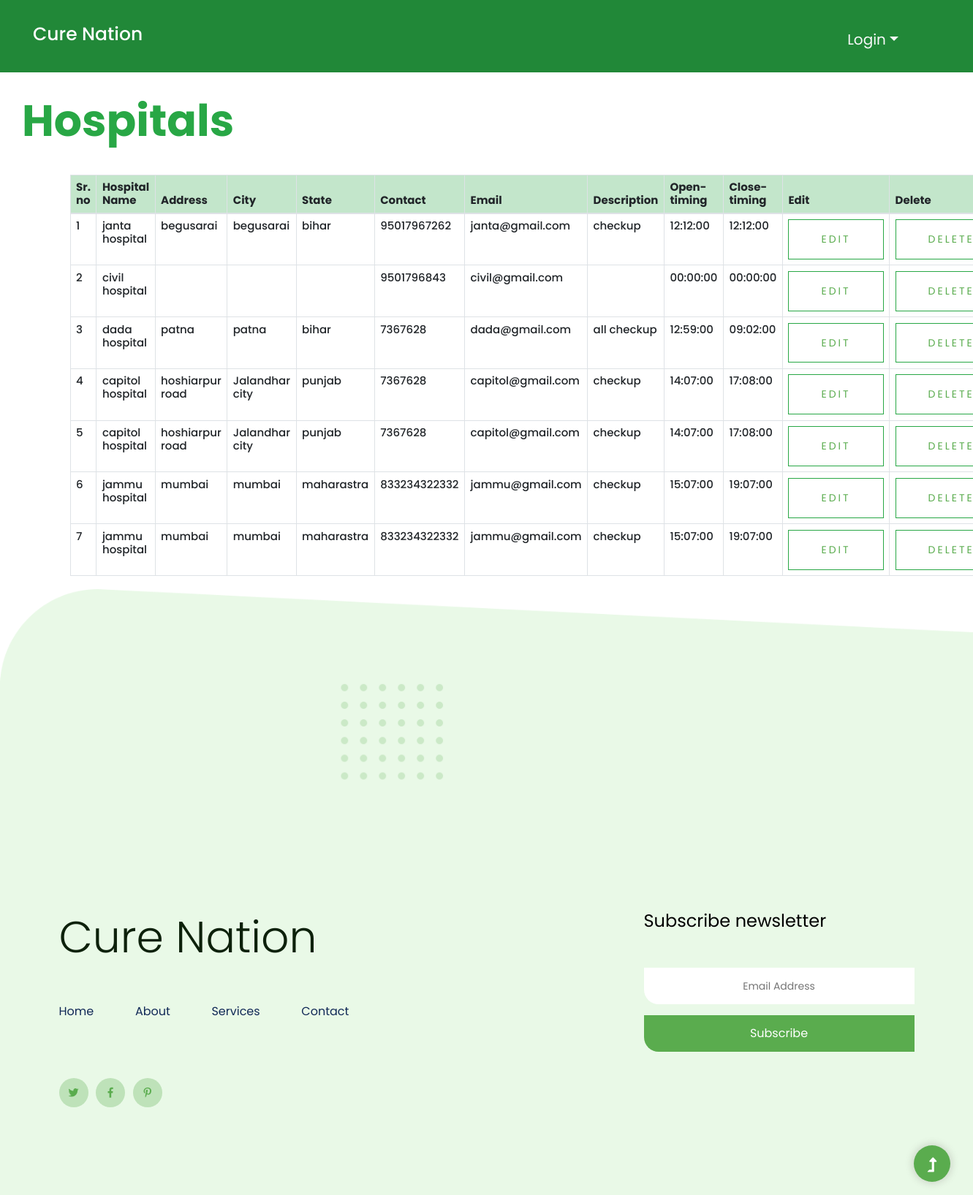
Page /admin/select_hospital.php on the committed database.
### tables this page shows
CREATE TABLE `hospital` (
  `id` int(11) NOT NULL,
  `hospital_name` varchar(255) NOT NULL,
  `email` varchar(255) NOT NULL,
  `password` varchar(255) NOT NULL,
  `phone` varchar(30) NOT NULL,
  `opentiming` time NOT NULL,
  `closetiming` time NOT NULL,
  `description` varchar(255) NOT NULL,
  `state` varchar(255) NOT NULL,
  `city` varchar(255) NOT NULL,
  `address` varchar(255) NOT NULL,
  `status` varchar(50) NOT NULL,
  `created_at` timestamp NOT NULL DEFAULT current_timestamp()
);

### admin/select_hospital.php (the view, shortened to what this page needs)
<?php
require('header.php');
?>
<main>
    <div class="py-5">
        <div class="row">
            <div class="col-md-6 mx-5">
                <div class="titlepage mx-auto">
                    <h3 class="display-1 font-weight-bold text-success">Hospitals</h3>
                </div>
            </div>
        </div>
    </div>
    <section class="contact-section py-1">
        <div class="container h4">
            <div class="row">
                <div class="col-lg-12">
                    <form class="form-contact contact_form" action="" method="post" id="request" novalidate="novalidate" enctype="multipart/form-data">
                        <?php
                        require "../config.php";
                        if (isset($_REQUEST['btn'])) {
                            $city = $_REQUEST['city'];
                            $query = "SELECT * from `hospital` where `city`='$city'";
                        } else {
                            $query = "SELECT * from `hospital`";
                        }
                        $ress = mysqli_query($conn, $query);
                        ?>
                        <div class="col-8">
                            <table class="table table-bordered">
                                <thead class="table-success">
                                    <tr>
                                        <th>Sr. no</th>
                                        <th>Hospital Name</th>
                                        <th>Address</th>
                                        <th>City</th>
                                        <th>State</th>
                                        <th>Contact</th>
                                        <th>Email</th>
                                        <th>Description</th>
                                        <th>Open-timing</th>
                                        <th>Close-timing</th>
                                        <th>Edit</th>
                                        <th>Delete</th>
                                </thead>
                                <tbody>
                                    <?php
                                    $sno = 1;
                                    while ($data = mysqli_fetch_array($ress)) {
                                    ?>
                                        <tr>
                                            <td><?php echo $sno ?></td>
                                            <td><?php echo $data['hospital_name'] ?></td>
                                            <td><?php echo $data['address'] ?></td>
                                            <td><?php echo $data['city'] ?></td>
                                            <td><?php echo $data['state'] ?></td>
                                            <td><?php echo $data['phone'] ?></td>
                                            <td><?php echo $data['email'] ?></td>
                                            <td><?php echo $data['description'] ?></td>
                                            <td><?php echo $data['opentiming'] ?></td>
                                            <td><?php echo $data['closetiming'] ?></td>
                                            <td><a href="edit_hospital.php ?id=<?php echo $data['id']; ?>" <button type="button" class="valid border border-success button button-contactForm boxed-btn">Edit</button></a></td>
                                            <td><a href="delete_hospital.php?id=<?php echo $data['id']; ?>" onclick="return confirm('Are you sure you want to delete this item?');" class="text-danger"><button type="button" class="valid border border-success button button-contactForm boxed-btn">Delete</button>
                                                </a></td>
                                        </tr>
                                    <?php
                                        $sno++;
                                    }
                                    ?>
                                </tbody>
                            </table>
                        </div>
                    </form>
                </div>
            </div>
        </div>
    </section>
</main>
<?php
require('footer.php');
?>

### admin/select_hospital.php (style rules this page uses)
body { overflow-x: hidden !important; }

### rows in the picture
hospital: hospital_name "janta hospital", address "begusarai", city "begusarai", state "bihar", phone "95017967262", email "janta@gmail.com", description "checkup", opentiming "12:12:00", closetiming "12:12:00"
hospital: hospital_name "civil hospital", phone "9501796843", email "civil@gmail.com", opentiming "00:00:00", closetiming "00:00:00"
hospital: hospital_name "dada hospital", address "patna", city "patna", state "bihar", phone "7367628", email "dada@gmail.com", description "all checkup", opentiming "12:59:00", closetiming "09:02:00"
hospital: hospital_name "capitol hospital", address "hoshiarpur road", city "Jalandhar city", state "punjab", phone "7367628", email "capitol@gmail.com", description "checkup", opentiming "14:07:00", closetiming "17:08:00"
hospital: hospital_name "capitol hospital", address "hoshiarpur road", city "Jalandhar city", state "punjab", phone "7367628", email "capitol@gmail.com", description "checkup", opentiming "14:07:00", closetiming "17:08:00"
hospital: hospital_name "jammu hospital", address "mumbai", city "mumbai", state "maharastra", phone "833234322332", email "jammu@gmail.com", description "checkup", opentiming "15:07:00", closetiming "19:07:00"
hospital: hospital_name "jammu hospital", address "mumbai", city "mumbai", state "maharastra", phone "833234322332", email "jammu@gmail.com", description "checkup", opentiming "15:07:00", closetiming "19:07:00"
